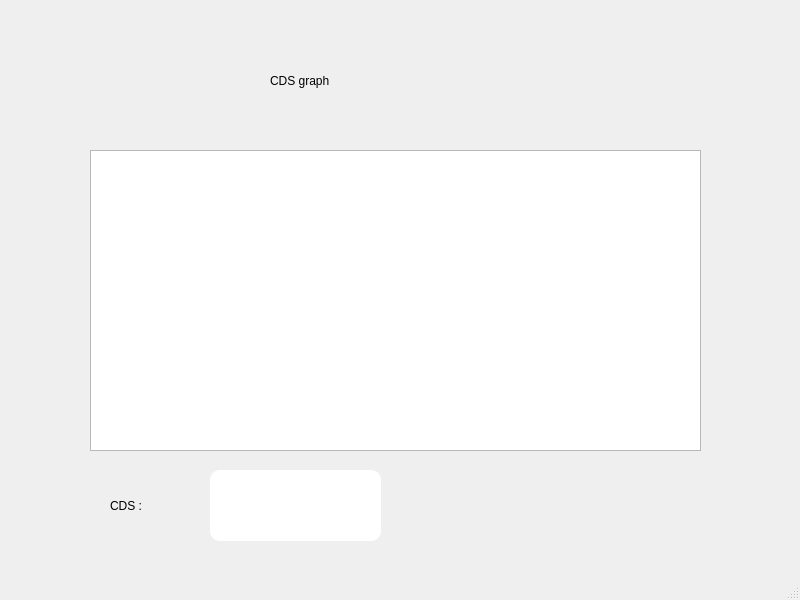
<?xml version="1.0" encoding="UTF-8"?>
<ui version="4.0">
 <class>MainWindow</class>
 <widget class="QMainWindow" name="MainWindow">
  <property name="geometry">
   <rect>
    <x>0</x>
    <y>0</y>
    <width>800</width>
    <height>600</height>
   </rect>
  </property>
  <property name="windowTitle">
   <string>MainWindow</string>
  </property>
  <widget class="QWidget" name="centralwidget">
   <widget class="QLabel" name="title">
    <property name="geometry">
     <rect>
      <x>270</x>
      <y>30</y>
      <width>291</width>
      <height>101</height>
     </rect>
    </property>
    <property name="styleSheet">
     <string notr="true">font: 75 48pt &quot;Agency FB&quot;;</string>
    </property>
    <property name="text">
     <string>CDS graph</string>
    </property>
   </widget>
   <widget class="QGraphicsView" name="graphics">
    <property name="geometry">
     <rect>
      <x>90</x>
      <y>150</y>
      <width>611</width>
      <height>301</height>
     </rect>
    </property>
   </widget>
   <widget class="QLabel" name="cds_value">
    <property name="geometry">
     <rect>
      <x>210</x>
      <y>470</y>
      <width>171</width>
      <height>71</height>
     </rect>
    </property>
    <property name="styleSheet">
     <string notr="true">font: 22pt &quot;Arial&quot;;
background-color: rgb(255, 255, 255);
border-radius : 10px; </string>
    </property>
    <property name="text">
     <string/>
    </property>
   </widget>
   <widget class="QLabel" name="label_2">
    <property name="geometry">
     <rect>
      <x>110</x>
      <y>480</y>
      <width>101</width>
      <height>51</height>
     </rect>
    </property>
    <property name="styleSheet">
     <string notr="true">font: 75 26pt &quot;Agency FB&quot;;</string>
    </property>
    <property name="text">
     <string>CDS : </string>
    </property>
   </widget>
  </widget>
  <widget class="QMenuBar" name="menubar">
   <property name="geometry">
    <rect>
     <x>0</x>
     <y>0</y>
     <width>800</width>
     <height>26</height>
    </rect>
   </property>
  </widget>
  <widget class="QStatusBar" name="statusbar"/>
 </widget>
 <resources/>
 <connections/>
</ui>
